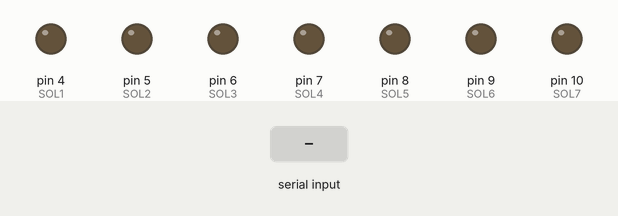
Bench run of a sketch on a simulated Arduino Uno, built with avr-gcc and run on an emulated ATmega328P. Parts: output pins drawn as LEDs (lit = HIGH). Inputs (shaded band) come from the test bench.

Above: at 1.2 s.
1.3 s: "1" received over Serial
At 2.5 s:
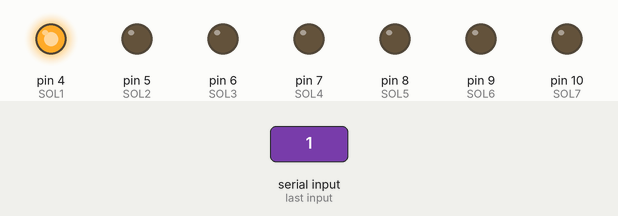
2.8 s: "2" received over Serial
At 3.9 s:
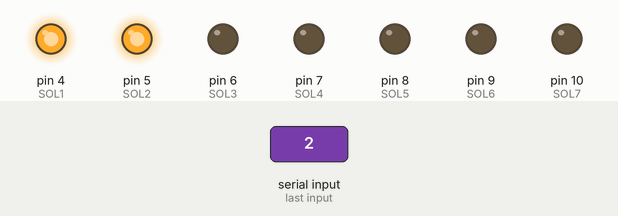
4.3 s: "3" received over Serial
At 5.2 s:
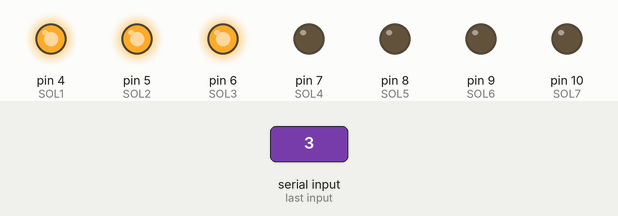
5.8 s: "4" received over Serial
At 6.4 s:
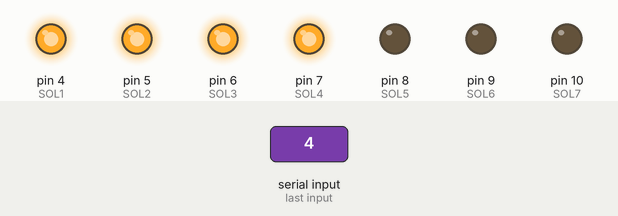
7.3 s: "5" received over Serial
At 8.5 s:
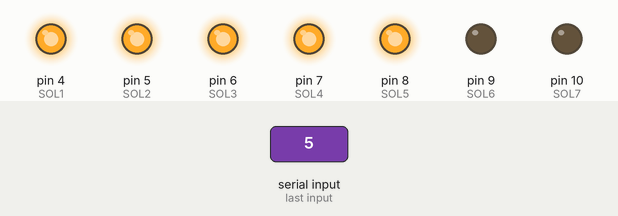
8.8 s: "6" received over Serial
At 9.7 s:
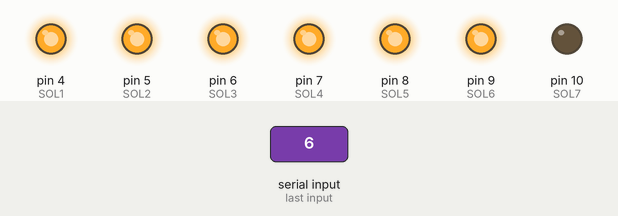
Timing chart, 0 to 11.3 s (numbered marks = the images above; inputs shaded):
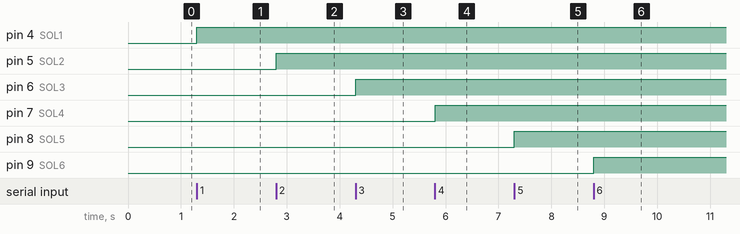

The sketch:

pump.ino
```cpp
#define SOL1 4
#define SOL2 5
#define SOL3 6
#define SOL4 7
#define SOL5 8
#define SOL6 9
#define SOL7 10

char ch;

int state1 = 0;
int state2 = 0;
int state3 = 0;
int state4 = 0;
int state5 = 0;
int state6 = 0;
int state7 = 0;

void setup( ){
  int i;
  for (i = SOL1 ; i <= SOL7; i++ ) {
    pinMode(i, OUTPUT);
  }
  Serial.begin(115200);
}

void loop() {
  if (Serial.available())
    {
       ch = Serial.read();
       switch (ch)
       {
         case '1': state1 = !state1; digitalWrite(SOL1 , state1); break;
         case '2': state2 = !state2; digitalWrite(SOL2 , state2); break;
         case '3': state3 = !state3; digitalWrite(SOL3 , state3); break;
         case '4': state4 = !state4; digitalWrite(SOL4 , state4); break;
         case '5': state5 = !state5; digitalWrite(SOL5 , state5); break;
         case '6': state6 = !state6; digitalWrite(SOL6 , state6); break;
         case '7': state7 = !state7; digitalWrite(SOL7 , state7); break;
         default: break;
       }
    }
//reads the flow sensor and returns the data in json
  delay(10);
}
```

Measured:
- after the input at 1.3 s, pin 4 (SOL1): LOW → HIGH at once
- after the input at 2.8 s, pin 5 (SOL2): LOW → HIGH at once
- after the input at 4.3 s, pin 6 (SOL3): LOW → HIGH at once
- after the input at 5.8 s, pin 7 (SOL4): LOW → HIGH at once
- after the input at 7.3 s, pin 8 (SOL5): LOW → HIGH at once
- after the input at 8.8 s, pin 9 (SOL6): LOW → HIGH at once
